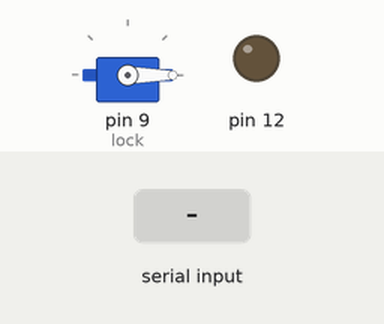
A sketch run on a simulated Arduino Uno, built with avr-gcc and run on an emulated ATmega328P. Parts: servo, output pins drawn as LEDs (lit = HIGH). The inputs (shaded band) are chosen by the test bench.

Above: at 1.2 s.
1.3 s: "1" received over Serial
At 1.45 s:
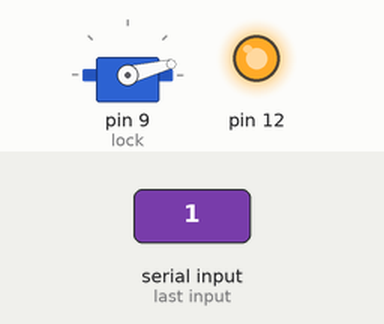
At 2.9 s:
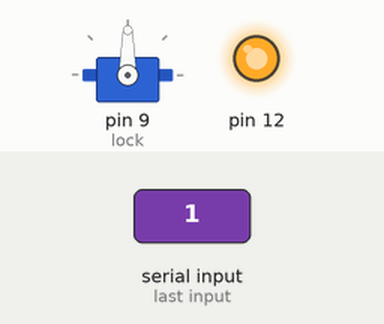
3.7 s: "0" received over Serial
At 5.35 s:
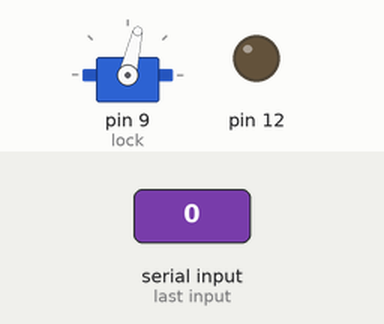
Timing chart, 0 to 12.4 s (numbered marks = the images above; inputs shaded):
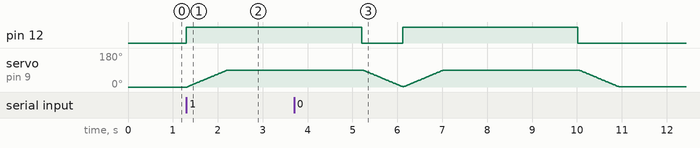

Measured:
- after the input at 1.3 s, pin 12: LOW → HIGH at once; servo on pin 9 (lock): moves from 0° to 90° over 0.89 s, starting at once

The sketch:

arduinocode.ino
```cpp
#include <Servo.h>
Servo lock;
void setup() {
Serial.begin(9600);
pinMode(12,OUTPUT);
lock.attach(9);
lock.write(0);
while(!Serial){}
}

void loop() {
  while(Serial.available())
  {
    blnk();
    Serial.read();
  }
}

void blnk()
{
  digitalWrite(12,HIGH);
  for(int i=1;i<=90;i++)
  {
    delay(10);
    lock.write(i);
  }
  delay(3000);
  digitalWrite(12,LOW);
  for(int i=90;i>=1;i--)
  {
    delay(10);
    lock.write(i);
  }
}
```
